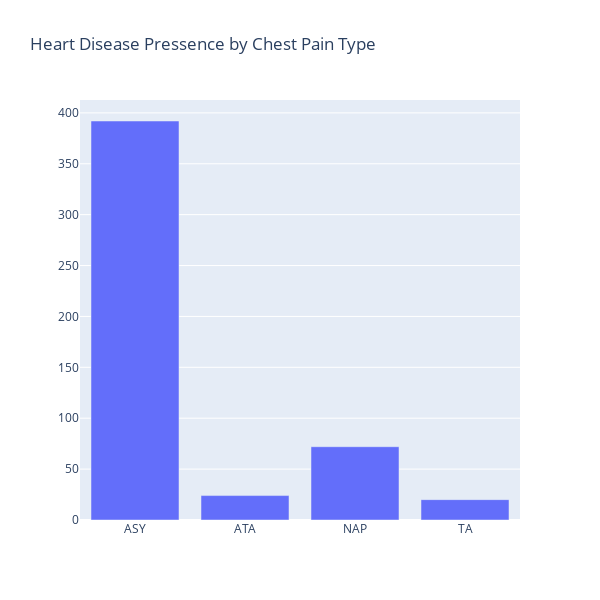

The code cell stored with this chart in its notebook:
### Markdown cell above
## ChestPainType

### Code cell
traces = go.Bar(x = df.groupby("ChestPainType").HeartDisease.sum().index, y = df.groupby("ChestPainType").HeartDisease.sum())
layout = go.Layout(height = 600,
                    width = 600,
                    autosize = False,
                    title = "Heart Disease Pressence by Chest Pain Type") 
fig = go.Figure(data = traces, layout = layout)
fig.show()

### Figure 1 — Plotly figure (JSON) as saved in the notebook; plotly's stock layout.template omitted (floating-point values rounded to 4 significant figures)
{"data": [{"type": "bar", "x": ["ASY", "ATA", "NAP", "TA"], "y": [392, 24, 72, 20]}], "layout": {"autosize": false, "height": 600, "title": {"text": "Heart Disease Pressence by Chest Pain Type"}, "width": 600}}
